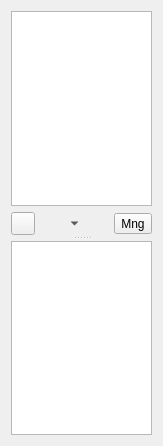
<?xml version="1.0" encoding="UTF-8"?>
<ui version="4.0">
 <class>AttendBase</class>
 <widget class="QWidget" name="AttendBase">
  <property name="geometry">
   <rect>
    <x>0</x>
    <y>0</y>
    <width>163</width>
    <height>446</height>
   </rect>
  </property>
  <property name="windowTitle">
   <string>Form</string>
  </property>
  <layout class="QVBoxLayout" name="verticalLayout_3">
   <item>
    <widget class="QSplitter" name="splitter">
     <property name="locale">
      <locale language="English" country="UnitedKingdom"/>
     </property>
     <property name="frameShape">
      <enum>QFrame::NoFrame</enum>
     </property>
     <property name="lineWidth">
      <number>1</number>
     </property>
     <property name="orientation">
      <enum>Qt::Vertical</enum>
     </property>
     <property name="handleWidth">
      <number>6</number>
     </property>
     <widget class="QWidget" name="verticalLayoutWidget">
      <layout class="QVBoxLayout" name="verticalLayout">
       <item>
        <widget class="QTreeView" name="sheetTreeView">
         <property name="minimumSize">
          <size>
           <width>0</width>
           <height>0</height>
          </size>
         </property>
         <property name="editTriggers">
          <set>QAbstractItemView::NoEditTriggers</set>
         </property>
         <property name="dragEnabled">
          <bool>true</bool>
         </property>
         <property name="dragDropMode">
          <enum>QAbstractItemView::DragDrop</enum>
         </property>
         <property name="defaultDropAction">
          <enum>Qt::CopyAction</enum>
         </property>
         <property name="selectionMode">
          <enum>QAbstractItemView::ExtendedSelection</enum>
         </property>
         <property name="selectionBehavior">
          <enum>QAbstractItemView::SelectItems</enum>
         </property>
         <property name="indentation">
          <number>40</number>
         </property>
         <property name="sortingEnabled">
          <bool>false</bool>
         </property>
         <property name="animated">
          <bool>true</bool>
         </property>
         <property name="headerHidden">
          <bool>false</bool>
         </property>
         <attribute name="headerVisible">
          <bool>true</bool>
         </attribute>
        </widget>
       </item>
       <item>
        <layout class="QHBoxLayout" name="horizontalLayout">
         <item>
          <widget class="QToolButton" name="povButton">
           <property name="toolTip">
            <string>Set the point of view</string>
           </property>
           <property name="text">
            <string/>
           </property>
           <property name="icon">
            <iconset resource="../pics.qrc">
             <normaloff>:/pics/eye_pencil.png</normaloff>:/pics/eye_pencil.png</iconset>
           </property>
          </widget>
         </item>
         <item>
          <widget class="QToolButton" name="collapseButton">
           <property name="sizePolicy">
            <sizepolicy hsizetype="Preferred" vsizetype="Fixed">
             <horstretch>0</horstretch>
             <verstretch>0</verstretch>
            </sizepolicy>
           </property>
           <property name="minimumSize">
            <size>
             <width>0</width>
             <height>20</height>
            </size>
           </property>
           <property name="text">
            <string>...</string>
           </property>
           <property name="autoRaise">
            <bool>true</bool>
           </property>
           <property name="arrowType">
            <enum>Qt::DownArrow</enum>
           </property>
          </widget>
         </item>
         <item>
          <widget class="QToolButton" name="manageButton">
           <property name="text">
            <string>Mng</string>
           </property>
           <property name="icon">
            <iconset resource="../pics.qrc">
             <normaloff>:/pics/meeting-organizer.png</normaloff>:/pics/meeting-organizer.png</iconset>
           </property>
          </widget>
         </item>
        </layout>
       </item>
      </layout>
     </widget>
     <widget class="QWidget" name="verticalLayoutWidget_2">
      <layout class="QVBoxLayout" name="verticalLayout_2">
       <item>
        <widget class="QTreeView" name="globalTreeView">
         <property name="verticalScrollBarPolicy">
          <enum>Qt::ScrollBarAsNeeded</enum>
         </property>
         <property name="editTriggers">
          <set>QAbstractItemView::NoEditTriggers</set>
         </property>
         <property name="dragEnabled">
          <bool>true</bool>
         </property>
         <property name="dragDropMode">
          <enum>QAbstractItemView::DragDrop</enum>
         </property>
         <property name="defaultDropAction">
          <enum>Qt::CopyAction</enum>
         </property>
         <property name="selectionMode">
          <enum>QAbstractItemView::ExtendedSelection</enum>
         </property>
         <property name="selectionBehavior">
          <enum>QAbstractItemView::SelectItems</enum>
         </property>
         <property name="indentation">
          <number>40</number>
         </property>
         <property name="uniformRowHeights">
          <bool>false</bool>
         </property>
         <property name="sortingEnabled">
          <bool>false</bool>
         </property>
         <property name="animated">
          <bool>true</bool>
         </property>
         <attribute name="headerVisible">
          <bool>false</bool>
         </attribute>
        </widget>
       </item>
      </layout>
     </widget>
    </widget>
   </item>
  </layout>
 </widget>
 <resources>
  <include location="../pics.qrc"/>
 </resources>
 <connections/>
</ui>
